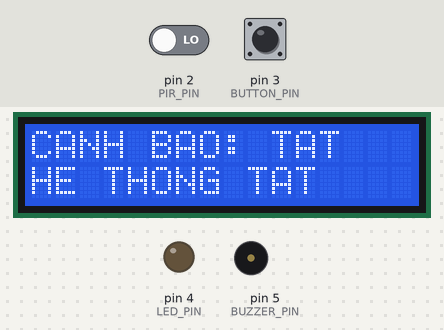
A sketch run on a simulated Arduino Uno, built with avr-gcc and run on an emulated ATmega328P. Shown: 16×2 character LCD, output pins drawn as LEDs (lit = HIGH), buzzer (waves = sounding, pin HIGH). Inputs (shaded band) come from the test bench; at power-on: pin 3 (BUTTON_PIN) HIGH, pin 2 (PIR_PIN) LOW.

Above: at 3.2 s.
3.3 s: pin 3 (BUTTON_PIN) pulled LOW for 0.15 s
At 4.7 s:
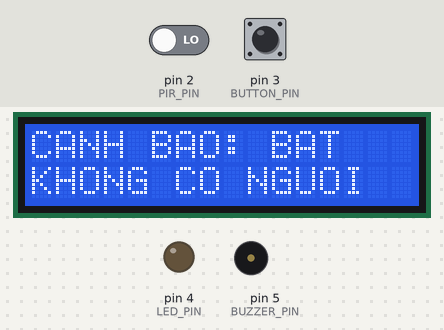
5.0 s: pin 2 (PIR_PIN) driven HIGH
At 5.8 s:
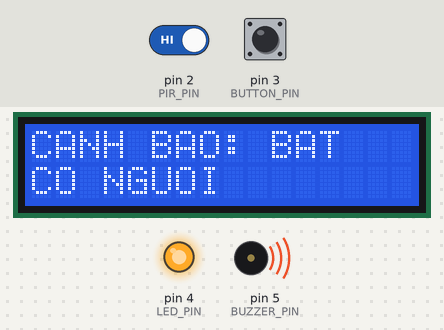
6.5 s: pin 3 (BUTTON_PIN) pulled LOW for 1 s
At 7.1 s:
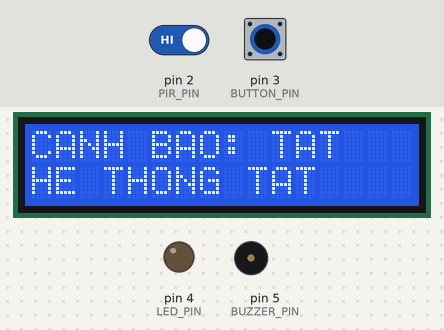
9.0 s: pin 3 (BUTTON_PIN) pulled LOW for 3.2 s
At 9.7 s:
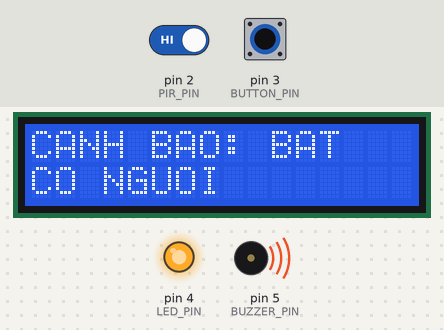
13.7 s: pin 2 (PIR_PIN) driven LOW
At 14.1 s:
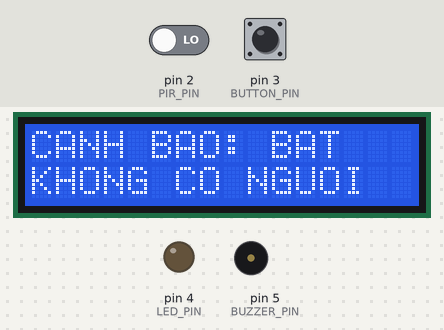
Timing chart, 0 to 16.2 s (numbered marks = the images above; inputs shaded):
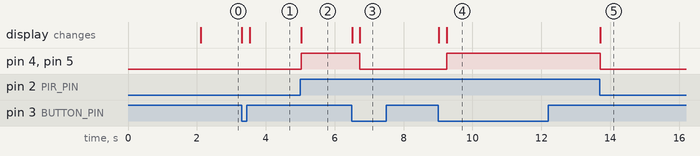

The sketch:

pir_lcd.ino
```cpp
#include <Wire.h>
#include <LiquidCrystal_I2C.h>

#define PIR_PIN     2
#define BUTTON_PIN  3
#define LED_PIN     4
#define BUZZER_PIN  5

LiquidCrystal_I2C lcd(0x27, 16, 2);

bool canhBao = false;
bool lastButton = HIGH;

void setup() {
  Serial.begin(9600);

  pinMode(PIR_PIN, INPUT);
  pinMode(BUTTON_PIN, INPUT_PULLUP);
  pinMode(LED_PIN, OUTPUT);
  pinMode(BUZZER_PIN, OUTPUT);

  lcd.init();
  lcd.backlight();
  lcd.clear();
  lcd.setCursor(0, 0);
  lcd.print("HE THONG SAN");
  lcd.setCursor(0, 1);
  lcd.print("SANG...");

  delay(2000);
  lcd.clear();
}

void loop() {
  // ===== BUTTON =====
  bool buttonState = digitalRead(BUTTON_PIN);
  if (lastButton == HIGH && buttonState == LOW) {
    canhBao = !canhBao;
    lcd.clear();
    delay(200); // chống dội
  }
  lastButton = buttonState;

  // ===== TRANG THAI =====
  lcd.setCursor(0, 0);
  if (canhBao) {
    lcd.print("CANH BAO: BAT ");
  } else {
    lcd.print("CANH BAO: TAT ");
  }

  // ===== PIR =====
  lcd.setCursor(0, 1);
  if (canhBao) {
    int pir = digitalRead(PIR_PIN);
    if (pir == HIGH) {
      lcd.print("CO NGUOI       ");
      digitalWrite(LED_PIN, HIGH);
      digitalWrite(BUZZER_PIN, HIGH);
    } else {
      lcd.print("KHONG CO NGUOI ");
      digitalWrite(LED_PIN, LOW);
      digitalWrite(BUZZER_PIN, LOW);
    }
  } else {
    lcd.print("HE THONG TAT   ");
    digitalWrite(LED_PIN, LOW);
    digitalWrite(BUZZER_PIN, LOW);
  }
}
```

Measured:
- after the input at 3.3 s, the display: first changes at once (image 1 shows a later state)
- after the input at 5.0 s, pin 4 (LED_PIN), pin 5 (BUZZER_PIN): LOW → HIGH at once; the display: changes at once (image 2)
- after the input at 6.5 s, pin 4 (LED_PIN), pin 5 (BUZZER_PIN): HIGH → LOW after 0.23 s; the display: first changes at once (image 3 shows a later state)
- after the input at 9.0 s, pin 4 (LED_PIN), pin 5 (BUZZER_PIN): LOW → HIGH after 0.25 s; the display: first changes at once (image 4 shows a later state)
- after the input at 13.7 s, pin 4 (LED_PIN), pin 5 (BUZZER_PIN): HIGH → LOW at once; the display: changes at once (image 5)
